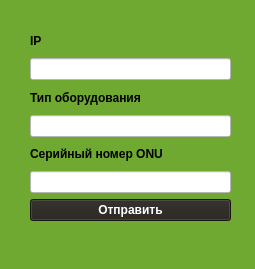
<?xml version="1.0" encoding="UTF-8"?>
<ui version="4.0">
 <class>Form</class>
 <widget class="QWidget" name="Form">
  <property name="geometry">
   <rect>
    <x>0</x>
    <y>0</y>
    <width>255</width>
    <height>269</height>
   </rect>
  </property>
  <property name="windowTitle">
   <string>Form</string>
  </property>
  <property name="styleSheet">
   <string notr="true">QWidget {
   background-color: #70a932
}

QPushButton {
   background-color: #25221d;
   color: #fff;
   font-weight: 600
}


QPushButton:pressed {
   background-color: #fff;
   color: #000000
}

QLineEdit {
    background-color: #fff
}

QLabel {
   font-weight: 600
}</string>
  </property>
  <widget class="QWidget" name="verticalLayoutWidget">
   <property name="geometry">
    <rect>
     <x>30</x>
     <y>30</y>
     <width>201</width>
     <height>191</height>
    </rect>
   </property>
   <layout class="QVBoxLayout" name="verticalLayout">
    <item>
     <widget class="QLabel" name="IP_Label">
      <property name="text">
       <string>IP</string>
      </property>
     </widget>
    </item>
    <item>
     <widget class="QLineEdit" name="IP_Edit">
      <property name="text">
       <string/>
      </property>
     </widget>
    </item>
    <item>
     <widget class="QLabel" name="Tip_Label">
      <property name="text">
       <string>Тип оборудования</string>
      </property>
     </widget>
    </item>
    <item>
     <widget class="QLineEdit" name="Nomer_Edit"/>
    </item>
    <item>
     <widget class="QLabel" name="Nomer_Label">
      <property name="text">
       <string>Серийный номер ONU</string>
      </property>
     </widget>
    </item>
    <item>
     <widget class="QLineEdit" name="Tip_Edit"/>
    </item>
    <item>
     <widget class="QPushButton" name="pushButton">
      <property name="text">
       <string>Отправить</string>
      </property>
     </widget>
    </item>
   </layout>
  </widget>
 </widget>
 <resources/>
 <connections/>
</ui>
